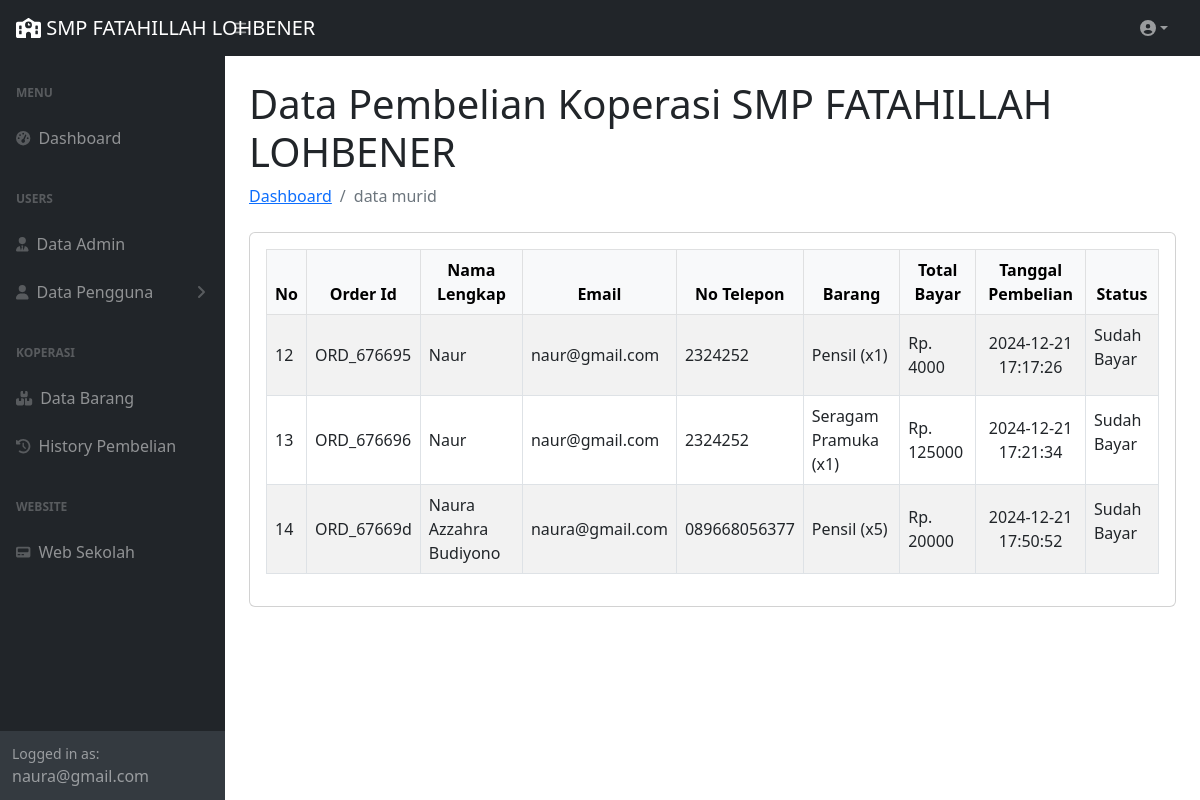
Screenshot of /back/page/history/history_pembelian.php (signed in) with the database file from the repository.
### tables this page shows
CREATE TABLE `pembelian` (
  `id_pembelian` int(11) NOT NULL,
  `order_id` varchar(10) NOT NULL,
  `nama` varchar(100) NOT NULL,
  `email` varchar(255) NOT NULL,
  `no_hp` varchar(15) NOT NULL,
  `barang` varchar(255) NOT NULL,
  `total_bayar` float NOT NULL,
  `tanggal_pesan` datetime NOT NULL DEFAULT current_timestamp(),
  `status` enum('Belum bayar','Sudah bayar','Gagal Bayar','Menunggu Pembayaran') NOT NULL
);

### back/page/history/history_pembelian.php (the view, shortened to what this page needs)
<?php
include '../../koneksi.php';
$query = "SELECT * FROM pembelian";
$result = $koneksi->query($query);
?>
<!DOCTYPE>
<html>
    <head>
    <link href="../../assets/css/styles.css" rel="stylesheet" />
    </head>
    <body class="sb-nav-fixed">
        <main>
            <div class="container-fluid px-4">
                <h1 class="mt-4">Data Pembelian Koperasi SMP FATAHILLAH LOHBENER</h1>
                <ol class="breadcrumb mb-4">
                    <li class="breadcrumb-item"><a href="../../index.php">Dashboard</a></li>
                    <li class="breadcrumb-item active">data murid</li>
                </ol>
                <div class="card mb-4">
                    <div class="card-body">
                        <table class="table table-bordered table-striped table-hover align-middle">
                            <thead class="table-light">
                                <tr align="center">
                                    <th>No</th>
                                    <th>Order Id</th>
                                    <th>Nama Lengkap</th>
                                    <th>Email</th>
                                    <th>No Telepon</th>
                                    <th>Barang</th>
                                    <th>Total Bayar</th>
                                    <th>Tanggal Pembelian</th>
                                    <th>Status</th>
                                </tr>
                            </thead>
                            <tbody>
                                <?php while ($row = $result->fetch_assoc()): ?>
                                <tr>
                                    <td><?= htmlspecialchars($row['id_pembelian']) ?></td>
                                    <td><?= htmlspecialchars($row['order_id']) ?></td>
                                    <td><?= htmlspecialchars($row['nama']) ?></td>
                                    <td><?= htmlspecialchars($row['email']) ?></td>
                                    <td><?= htmlspecialchars($row['no_hp']) ?></td>
                                    <td><?= htmlspecialchars($row['barang']) ?></td>
                                    <td>Rp. <?= htmlspecialchars($row['total_bayar']) ?></td>
                                    <td class="text-center"><?= htmlspecialchars($row['tanggal_pesan']) ?></td>
                                    <td>
                                        <?php if ($row['status'] == 'Belum bayar'): ?>
                                            <a href="pembayaran.php?id_pembelian=<?= $row['id_pembelian'] ?>" class="btn btn-danger btn-sm">Bayar</a>
                                        <?php else: ?>
                                            <p>Sudah Bayar</p>
                                        <?php endif; ?>
                                    </td>
                                </tr>
                                <?php endwhile; ?>
                            </tbody>
                        </table>
                    </div>
                </div>
            </div>
        </main>
    </body>
</html>
<?php
include '../../layout.php';
?>

### rows the page displays
pembelian: id_pembelian "12", order "ORD_676695", nama "Naur", email "naur@gmail.com", no_hp "2324252", barang "Pensil (x1)", total_bayar "4000", tanggal_pesan "2024-12-21 17:17:26", status "Sudah Bayar"
pembelian: id_pembelian "13", order "ORD_676696", nama "Naur", email "naur@gmail.com", no_hp "2324252", barang "Seragam Pramuka (x1)", total_bayar "125000", tanggal_pesan "2024-12-21 17:21:34", status "Sudah Bayar"
pembelian: id_pembelian "14", order "ORD_67669d", nama "Naura Azzahra Budiyono", email "naura@gmail.com", no_hp "089668056377", barang "Pensil (x5)", total_bayar "20000", tanggal_pesan "2024-12-21 17:50:52", status "Sudah Bayar"

### other values shown
$_SESSION["email"] "naura@gmail.com"
